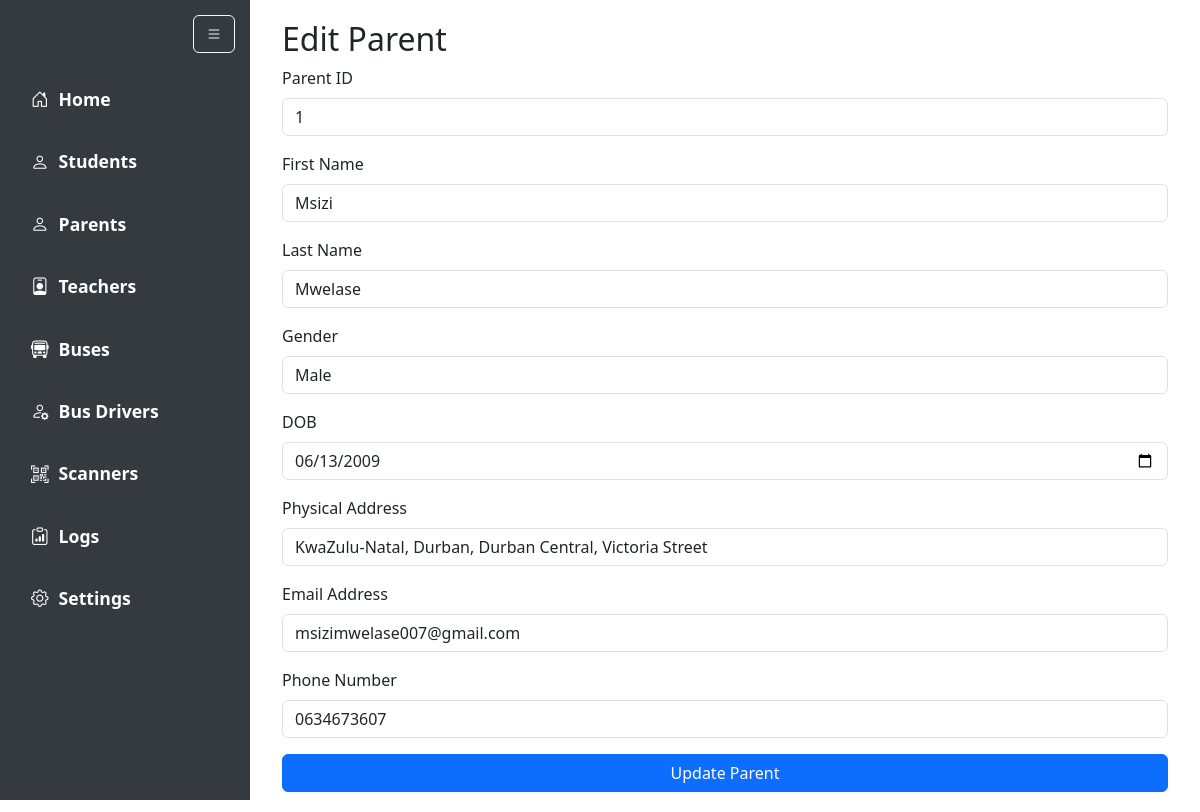
The app's page /admin/edit_parent/1 with its own data.
### models.py (models this page shows)
class Parent(db.Model):
    id = db.Column(db.Integer, primary_key=True)
    first_name = db.Column(db.String)
    last_name = db.Column(db.String)
    gender = db.Column(db.String)
    DOB = db.Column(db.Date)
    physical_address = db.Column(db.String)
    email_address = db.Column(db.String)
    phone_number = db.Column(db.String)
    password = db.Column(db.String)

### blueprints/admin.py (the view, shortened to what this page needs)
@admin.route('/edit_parent/<int:parent_id>', methods=['GET', 'POST'])
def edit_parent(parent_id):
    parent = Parent.query.get_or_404(parent_id)
    form = ParentForm(obj=parent)
    return render_template('admin/edit_parent.html', form=form, parent=parent)

### forms.py
class ParentForm(FlaskForm):
    id = StringField(label='Parent ID', validators=[DataRequired()])
    first_name = StringField(label='First Name', validators=[DataRequired()])
    last_name = StringField(label='Last Name', validators=[DataRequired()])
    gender = SelectField(label='Gender', choices=[('M', 'Male'), ('F', 'Female')], validators=[DataRequired()])
    DOB = DateField(label='DOB', validators=[DataRequired()])
    physical_address = StringField(label='Physical Address', validators=[DataRequired()])
    email_address = EmailField(label='Email Address', validators=[DataRequired(), Email()])
    phone_number = TelField(label='Phone Number', validators=[DataRequired(), Length(min=10, max=10)])
    submit_btn = SubmitField('Register')

### templates/admin/edit_parent.html (shortened to what this page needs)
{% extends 'admin/base.html' %}
{% block content %}
<div class="container">
    <h2>Edit Parent</h2>
    <form method="POST" action="{{ url_for('admin.edit_parent', parent_id=parent.id) }}">
        <div class="mb-3">
            {{ form.id.label(class="form-label") }}
            {{ form.id(class_="form-control", id="number") }}
        </div>
        <div class="mb-3">
            {{ form.first_name.label(class="form-label") }}
            {{ form.first_name(class_="form-control", id="first_name") }}
        </div>
        <div class="mb-3">
            {{ form.last_name.label(class="form-label") }}
            {{ form.last_name(class_="form-control", id="last_name") }}
        </div>
        <div class="mb-3">
            {{ form.gender.label(class="form-label") }}
            {{ form.gender(class_="form-control", id="gender") }}
        </div>
        <div class="mb-3">
            {{ form.DOB.label(class="form-label") }}
            {{ form.DOB(class_="form-control", id="DOB") }}
        </div>
        <div class="mb-3">
            {{ form.physical_address.label(class="form-label") }}
            {{ form.physical_address(class_="form-control", id="physical_address") }}
        </div>
        <div class="mb-3">
            {{ form.email_address.label(class="form-label") }}
            {{ form.email_address(class_="form-control", id="email_address") }}
        </div>
        <div class="mb-3">
            {{ form.phone_number.label(class="form-label") }}
            {{ form.phone_number(class_="form-control", id="phone_number") }}
        </div>
        <button type="submit" class="btn btn-primary w-100">Update Parent</button>
    </form>
</div>
{% endblock %}

### records on screen
Parent: id "1", first_name "Msizi", last_name "Mwelase", gender "Male", DOB "06/13/2009", physical_address "KwaZulu-Natal, Durban, Durban Central, Victoria Street", email_address "msizimwelase007@gmail.com", phone_number "0634673607"
